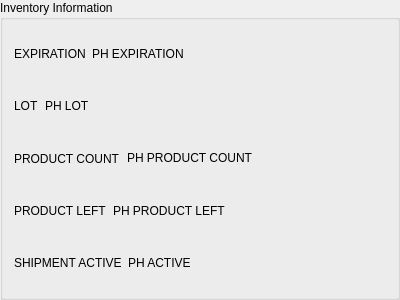
<?xml version="1.0" encoding="UTF-8"?>
<ui version="4.0">
 <class>ShipmentGroupBox</class>
 <widget class="QGroupBox" name="ShipmentGroupBox">
  <property name="geometry">
   <rect>
    <x>0</x>
    <y>0</y>
    <width>400</width>
    <height>300</height>
   </rect>
  </property>
  <property name="title">
   <string notr="true">Inventory Information</string>
  </property>
  <layout class="QVBoxLayout" name="verticalLayout">
   <item>
    <layout class="QHBoxLayout" name="horizontalLayout_10">
     <item>
      <widget class="QLabel" name="expirationTitle">
       <property name="toolTip">
        <string comment="EXPIRATION DISPLAY TOOLTIP">EXPIRATION</string>
       </property>
       <property name="text">
        <string comment="EXPIRATION DISPLAY LABEL">EXPIRATION</string>
       </property>
      </widget>
     </item>
     <item>
      <widget class="QLabel" name="expirationLabel">
       <property name="toolTip">
        <string comment="EXPIRATION DISPLAY TOOLTIP">EXPIRATION</string>
       </property>
       <property name="text">
        <string notr="true">PH EXPIRATION</string>
       </property>
       <property name="textInteractionFlags">
        <set>Qt::LinksAccessibleByMouse|Qt::TextSelectableByMouse</set>
       </property>
      </widget>
     </item>
     <item>
      <spacer name="horizontalSpacer_10">
       <property name="orientation">
        <enum>Qt::Horizontal</enum>
       </property>
       <property name="sizeHint" stdset="0">
        <size>
         <width>40</width>
         <height>20</height>
        </size>
       </property>
      </spacer>
     </item>
    </layout>
   </item>
   <item>
    <layout class="QHBoxLayout" name="horizontalLayout_11">
     <item>
      <widget class="QLabel" name="lotTitle">
       <property name="toolTip">
        <string comment="LOT DISPLAY TOOLTIP">LOT</string>
       </property>
       <property name="text">
        <string comment="LOT DISPLAY LABEL">LOT</string>
       </property>
      </widget>
     </item>
     <item>
      <widget class="QLabel" name="lotLabel">
       <property name="toolTip">
        <string comment="LOT DISPLAY TOOLTIP">LOT</string>
       </property>
       <property name="text">
        <string notr="true">PH LOT</string>
       </property>
       <property name="textInteractionFlags">
        <set>Qt::LinksAccessibleByMouse|Qt::TextSelectableByMouse</set>
       </property>
      </widget>
     </item>
     <item>
      <spacer name="horizontalSpacer_11">
       <property name="orientation">
        <enum>Qt::Horizontal</enum>
       </property>
       <property name="sizeHint" stdset="0">
        <size>
         <width>40</width>
         <height>20</height>
        </size>
       </property>
      </spacer>
     </item>
    </layout>
   </item>
   <item>
    <layout class="QHBoxLayout" name="horizontalLayout_12">
     <item>
      <widget class="QLabel" name="countTitle">
       <property name="toolTip">
        <string comment="PRODUCT COUNT DISPLAY TOOLTIP">PRODUCT COUNT</string>
       </property>
       <property name="text">
        <string comment="PRODUCT COUNT DISPLAY LABEL">PRODUCT COUNT</string>
       </property>
      </widget>
     </item>
     <item>
      <widget class="QLabel" name="countLabel">
       <property name="toolTip">
        <string comment="PRODUCT COUNT DISPLAY TOOLTIP">PRODUCT COUNT</string>
       </property>
       <property name="text">
        <string notr="true">PH PRODUCT COUNT</string>
       </property>
       <property name="textInteractionFlags">
        <set>Qt::LinksAccessibleByMouse|Qt::TextSelectableByMouse</set>
       </property>
      </widget>
     </item>
     <item>
      <spacer name="horizontalSpacer_12">
       <property name="orientation">
        <enum>Qt::Horizontal</enum>
       </property>
       <property name="sizeHint" stdset="0">
        <size>
         <width>40</width>
         <height>20</height>
        </size>
       </property>
      </spacer>
     </item>
    </layout>
   </item>
   <item>
    <layout class="QHBoxLayout" name="horizontalLayout_13">
     <item>
      <widget class="QLabel" name="leftTitle">
       <property name="toolTip">
        <string comment="PRODUCT LEFT DISPLAY TOOLTIP">PRODUCT LEFT</string>
       </property>
       <property name="text">
        <string comment="PRODUCT LEFT DISPLAY LABEL">PRODUCT LEFT</string>
       </property>
      </widget>
     </item>
     <item>
      <widget class="QLabel" name="leftLabel">
       <property name="toolTip">
        <string comment="PRODUCT LEFT DISPLAY TOOLTIP">PRODUCT LEFT</string>
       </property>
       <property name="text">
        <string notr="true">PH PRODUCT LEFT</string>
       </property>
       <property name="textInteractionFlags">
        <set>Qt::LinksAccessibleByMouse|Qt::TextSelectableByMouse</set>
       </property>
      </widget>
     </item>
     <item>
      <spacer name="horizontalSpacer_13">
       <property name="orientation">
        <enum>Qt::Horizontal</enum>
       </property>
       <property name="sizeHint" stdset="0">
        <size>
         <width>40</width>
         <height>20</height>
        </size>
       </property>
      </spacer>
     </item>
    </layout>
   </item>
   <item>
    <layout class="QHBoxLayout" name="horizontalLayout_14">
     <item>
      <widget class="QLabel" name="activeTitle">
       <property name="toolTip">
        <string comment="SHIPMENT ACTIVE DISPLAY TOOLTIP">SHIPMENT ACTIVE</string>
       </property>
       <property name="text">
        <string comment="SHIPMENT ACTIVE DISPLAY LABEL">SHIPMENT ACTIVE</string>
       </property>
      </widget>
     </item>
     <item>
      <widget class="QLabel" name="activeLabel">
       <property name="toolTip">
        <string comment="SHIPMENT ACTIVE DISPLAY TOOLTIP">SHIPMENT ACTIVE</string>
       </property>
       <property name="text">
        <string notr="true">PH ACTIVE</string>
       </property>
       <property name="textInteractionFlags">
        <set>Qt::LinksAccessibleByMouse|Qt::TextSelectableByMouse</set>
       </property>
      </widget>
     </item>
     <item>
      <spacer name="horizontalSpacer_14">
       <property name="orientation">
        <enum>Qt::Horizontal</enum>
       </property>
       <property name="sizeHint" stdset="0">
        <size>
         <width>40</width>
         <height>20</height>
        </size>
       </property>
      </spacer>
     </item>
    </layout>
   </item>
  </layout>
 </widget>
 <resources/>
 <connections/>
</ui>
